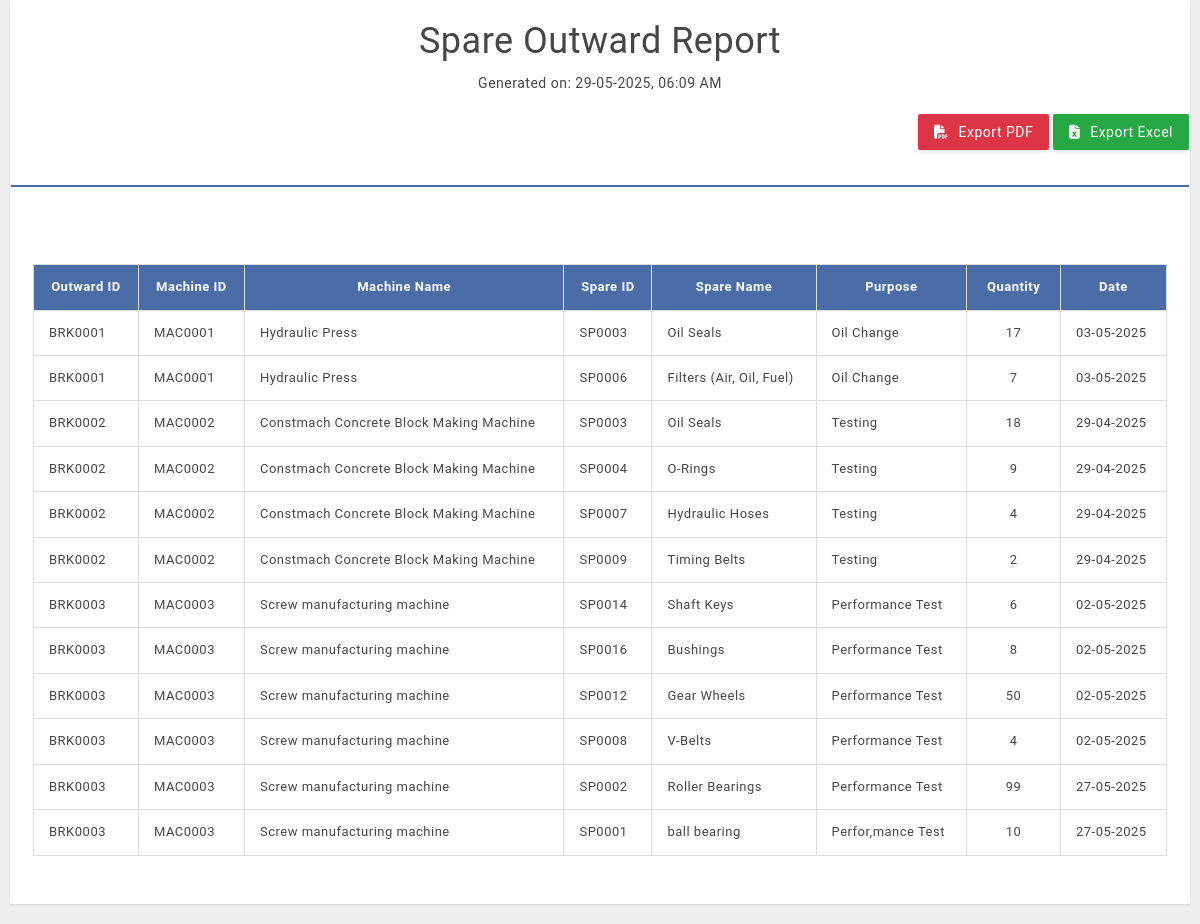
Screenshot of /spares_outward_report1/ with the database file from the repository.
### sparesapp/models.py (models this page shows, shortened)
class BreakdownDetail(models.Model):
    breakdown_id = models.ForeignKey("sparesapp.BreakdownMaster" , on_delete=models.CASCADE)
    machine_id = models.CharField(max_length=50, null=True)
    machine_name = models.CharField(max_length=100, null=True)
    causes_of_breakdown = models.TextField(null=True)
    spare_id = models.CharField(max_length=50, null=True)
    spare_name = models.CharField(max_length=100, null=True)
    quantity = models.IntegerField(null=True)
    end_date = models.DateTimeField(null=True)
    image = models.ImageField(upload_to='uploads/',null=True)
    uploaded_at = models.DateTimeField(auto_now_add=True,null=True)

class BreakdownMaster(models.Model):
    breakdown_id=models.CharField(max_length=50,primary_key=True)
    machine_id = models.CharField(max_length=50, null=True)
    machine_name = models.CharField(max_length=100, null=True)
    machine_make = models.CharField(max_length=100, null=True)
    start_date = models.DateTimeField(null=True)
    end_date = models.DateTimeField(null=True)
    hours=models.FloatField(null=True)
    shift = models.CharField(max_length=20, null=True)
    causes_of_breakdown = models.TextField(null=True)
    technician_attend = models.CharField(max_length=100, null=True)
    operator_name = models.CharField(max_length=100, null=True)
    damage_image = models.ImageField(upload_to='uploads/',null=True)
    Breakdown_Status = models.IntegerField(default=1)
    def __str__(self):
        return f"{self.breakdown_id}"

### sparesapp/views.py (the view, shortened to what this page needs)
# urls.py: path('spares_outward_report1/',views.spares_outward_report,name='spares_outward_report'),
def spares_outward_report(request):
    outwards = BreakdownDetail.objects.all()
    download_format = request.GET.get('download')
    dateTime = datetime.now()
    context = {'outwards': outwards,'dateTime':dateTime}
    return render(request, 'spout_report.html', context)

### templates/spout_report.html (shortened to what this page needs)
<!DOCTYPE html>
<html>
<head>
    {% load static %}
    <link rel="stylesheet" href="{% static 'fonts/ionicons/css/ionicons.min.css' %}">
    <link rel="stylesheet" href="{% static 'fonts/font-awesome/css/font-awesome.min.css' %}">
    <link rel="stylesheet" href="{% static 'styles/bootstrap.min.css' %}">
    <link rel="stylesheet" href="{% static 'styles/main.min.css' %}">
</head>
<body id="content_to_export">
    <div class="content-container fixedHeader nav-expand">
        <div class="container-fluid">
            <div class="row">
                <div class="col-md-12">
                    <div class="panel panel-lined panel-hovered mb20">
                        <div class="report-header" >
                            <h1>Spare Outward Report</h1>
                            <p>Generated on: {{dateTime |date:"d-m-Y, h:i A" }}</p>
                            <div class="export-buttons" id="spout_report">
                                <a onclick="downloadPDF()" class="btn btn-pdf">
                                    <i class="fas fa-file-pdf"></i> Export PDF
                                </a>
                                <a href="?download=excel" class="btn btn-excel">
                                    <i class="fas fa-file-excel"></i> Export Excel
                                </a>
                            </div>
                        </div>
                        <div class="panel-body">
                            <table class="data-table">
                                <thead>
                                    <tr>
                                        <th class="col-outward-id">Outward ID</th>
                                        <th class="col-machine-id">Machine ID</th>
                                        <th class="col-machine-name">Machine Name</th>
                                        <th class="col-spare-id">Spare ID</th>
                                        <th class="col-spare-name">Spare Name</th>
                                        <th class="col-purpose">Purpose</th>
                                        <th class="col-quantity">Quantity</th>
                                        <th class="col-date">Date</th>
                                    </tr>
                                </thead>
                                <tbody>
                                    {% for outward in outwards %}
                                    <tr>
                                        <td>{{ outward.breakdown_id }}</td>
                                        <td>{{ outward.machine_id }}</td>
                                        <td>{{ outward.machine_name }}</td>
                                        <td>{{ outward.spare_id }}</td>
                                        <td>{{ outward.spare_name }}</td>
                                        <td>{{ outward.causes_of_breakdown }}</td>
                                        <td class="col-quantity">{{ outward.quantity }}</td>
                                        <td>{{ outward.end_date|date:"d-m-Y" }}</td>
                                    </tr>
                                    {% empty %}
                                    <tr>
                                        <td colspan="8" class="no-data">No outward records found</td>
                                    </tr>
                                    {% endfor %}
                                </tbody>
                            </table>
                        </div>
                    </div>
                </div>
            </div>
        </div>
    </div>
</body>
</html>

### templates/spout_report.html (style rules this page uses)
body { font-family: 'Helvetica', Arial, sans-serif; margin: 20px; color: #333; }
.report-header { text-align: center; margin-bottom: 30px; border-bottom: 2px solid #4a6da7; padding-bottom: 15px; }
.data-table { width: 100%; border-collapse: collapse; margin: 25px 0; font-size: 13px; }
.data-table thead tr { background-color: #4a6da7; color: #ffffff; text-align: left; }
.data-table th, .data-table td { padding: 12px 15px; border: 1px solid #ddd; white-space: nowrap; }
.col-outward-id { width: 100px; text-align: center; }
.col-machine-id { width: 100px; text-align: center; }
.col-machine-name { width: 120px; text-align: center; }
.col-spare-id { width: 80px; text-align: center; }
.col-spare-name { width: 80px; text-align: center; }
.col-purpose { width: 60px; text-align: center; }
.col-quantity { width: 90px; text-align: center; }
.col-date { width: 90px; text-align: center; }
.export-buttons { margin: 20px 0; text-align: right; }
.btn-pdf { background-color: #dc3545; color: white; padding: 10px 20px; border-radius: 4px; }
.btn-excel { background-color: #28a745; color: white; padding: 10px 20px; border-radius: 4px; }

### rows the page displays
BreakdownDetail: breakdown_id "BRK0001", machine_id "MAC0001", machine_name "Hydraulic Press", spare_id "SP0003", spare_name "Oil Seals", causes_of_breakdown "Oil Change", quantity "17", end_date "03-05-2025"
BreakdownDetail: breakdown_id "BRK0001", machine_id "MAC0001", machine_name "Hydraulic Press", spare_id "SP0006", spare_name "Filters (Air, Oil, Fuel)", causes_of_breakdown "Oil Change", quantity "7", end_date "03-05-2025"
BreakdownDetail: breakdown_id "BRK0002", machine_id "MAC0002", machine_name "Constmach Concrete Block Making Machine", spare_id "SP0003", spare_name "Oil Seals", causes_of_breakdown "Testing", quantity "18", end_date "29-04-2025"
BreakdownDetail: breakdown_id "BRK0002", machine_id "MAC0002", machine_name "Constmach Concrete Block Making Machine", spare_id "SP0004", spare_name "O-Rings", causes_of_breakdown "Testing", quantity "9", end_date "29-04-2025"
BreakdownDetail: breakdown_id "BRK0002", machine_id "MAC0002", machine_name "Constmach Concrete Block Making Machine", spare_id "SP0007", spare_name "Hydraulic Hoses", causes_of_breakdown "Testing", quantity "4", end_date "29-04-2025"
BreakdownDetail: breakdown_id "BRK0002", machine_id "MAC0002", machine_name "Constmach Concrete Block Making Machine", spare_id "SP0009", spare_name "Timing Belts", causes_of_breakdown "Testing", quantity "2", end_date "29-04-2025"
BreakdownDetail: breakdown_id "BRK0003", machine_id "MAC0003", machine_name "Screw manufacturing machine", spare_id "SP0014", spare_name "Shaft Keys", causes_of_breakdown "Performance Test", quantity "6", end_date "02-05-2025"
BreakdownDetail: breakdown_id "BRK0003", machine_id "MAC0003", machine_name "Screw manufacturing machine", spare_id "SP0016", spare_name "Bushings", causes_of_breakdown "Performance Test", quantity "8", end_date "02-05-2025"
BreakdownDetail: breakdown_id "BRK0003", machine_id "MAC0003", machine_name "Screw manufacturing machine", spare_id "SP0012", spare_name "Gear Wheels", causes_of_breakdown "Performance Test", quantity "50", end_date "02-05-2025"
BreakdownDetail: breakdown_id "BRK0003", machine_id "MAC0003", machine_name "Screw manufacturing machine", spare_id "SP0008", spare_name "V-Belts", causes_of_breakdown "Performance Test", quantity "4", end_date "02-05-2025"
BreakdownDetail: breakdown_id "BRK0003", machine_id "MAC0003", machine_name "Screw manufacturing machine", spare_id "SP0002", spare_name "Roller Bearings", causes_of_breakdown "Performance Test", quantity "99", end_date "27-05-2025"
BreakdownDetail: breakdown_id "BRK0003", machine_id "MAC0003", machine_name "Screw manufacturing machine", spare_id "SP0001", spare_name "ball bearing", causes_of_breakdown "Perfor,mance Test", quantity "10", end_date "27-05-2025"
